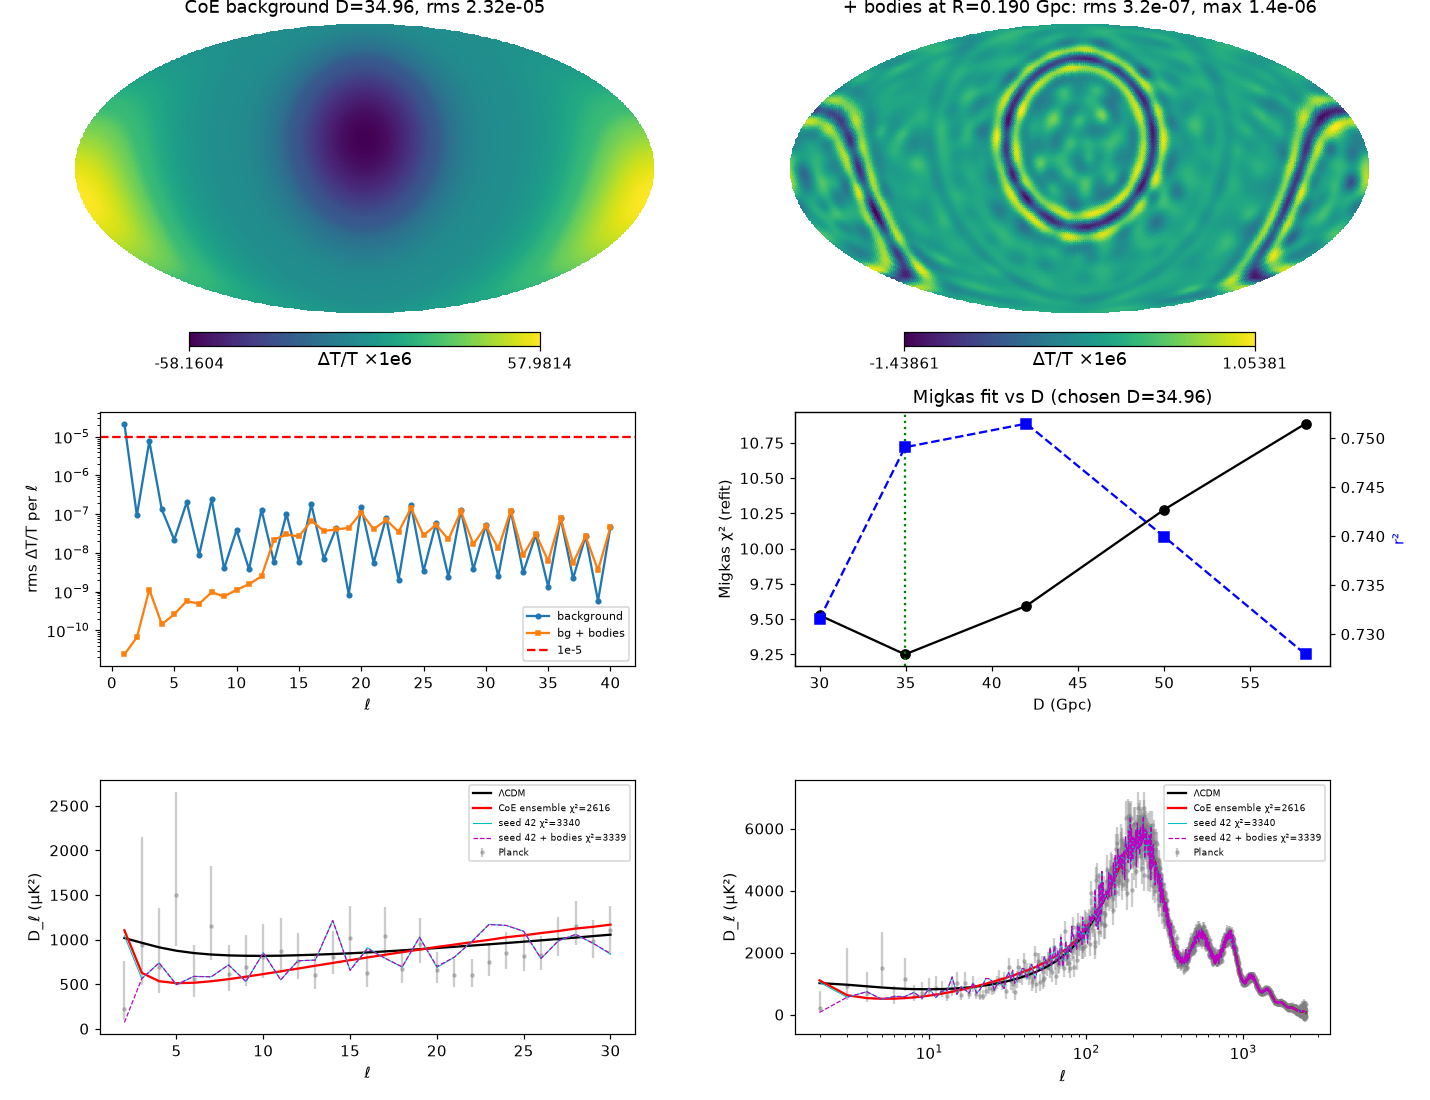

Python code for this plot:
# Phase2 summary figure. Args: P5_NPZ(field run) P6_TAG. Panels: background, residual (bg+bodies), per-l rms, Migkas D profile, TT low-l, TT full.
import sys,json,glob,numpy as np,healpy as hp,matplotlib;matplotlib.use('Agg');import matplotlib.pyplot as plt
O='/workspace/coepdf/joint_solve/phase2/';p5c,t6=(sys.argv[1:3]+['p5_c_p8.npz','p8'][len(sys.argv)-1:])[:2]
A=np.load(O+'p5_R0.18957_s2000_L12_M1e+14_f1.npz');Ja=json.load(open(O+'p5_R0.18957_s2000_L12_M1e+14_f1.json'));C=np.load(O+p5c);Z=np.load(O+f'p6_{t6}.npz');J6=json.load(open(O+f'p6_{t6}.json'))
fig=plt.figure(figsize=(13,10))
hp.mollview(A['B']*1e6,sub=(3,2,1),title=f"CoE background D=34.96, rms {A['B'].std():.2e}",unit='ΔT/T ×1e6',fig=fig.number)
hp.mollview((A['Resid']-A['Resid'].mean())*1e6,sub=(3,2,2),title=f"+ bodies at R=0.190 Gpc: rms {Ja['rms_resid']:.1e}, max {Ja['max_resid']:.1e}",unit='ΔT/T ×1e6',fig=fig.number)
a=fig.add_subplot(3,2,3);L=np.arange(1,41);a.semilogy(L,Ja['amp_bg'][1:41],'o-',ms=3,label='background');a.semilogy(L,np.maximum(Ja['amp_resid'][1:41],1e-13),'s-',ms=3,label='bg + bodies');a.axhline(1e-5,color='r',ls='--',label='1e-5');a.set_xlabel('ℓ');a.set_ylabel('rms ΔT/T per ℓ');a.legend(fontsize=7)
a=fig.add_subplot(3,2,4);Ds,X2,R2=[],[],[]
for f in sorted(glob.glob(O+'p1_migkas_D*.json'),key=lambda f:float(f.split('_D')[1][:-5])):
    j=list(json.load(open(f)).values())[0];Ds.append(float(f.split('_D')[1][:-5]));X2.append(j['chi2']);R2.append(j['r2_pearson'])
a.plot(Ds,X2,'ko-');a.set_xlabel('D (Gpc)');a.set_ylabel('Migkas χ² (refit)');a.axvline(34.96,color='g',ls=':');b=a.twinx();b.plot(Ds,R2,'bs--');b.set_ylabel('r²',color='b');a.set_title('Migkas fit vs D (chosen D=34.96)')
Pf,Lt=Z['Pf'],Z['Lt'];ll=np.arange(len(Z['D']));x=J6['mean']['l2_2500']['chi2_planck'];y=J6['seed42']['l2_2500']['chi2_planck'];yc=J6['seed42_comp']['l2_2500']['chi2_planck']
for k,(lo,hi,xs) in enumerate([(2,30,'linear'),(2,2500,'log')]):
    a=fig.add_subplot(3,2,5+k);s=(Pf[:,0]>=lo)&(Pf[:,0]<=hi);a.errorbar(Pf[s,0],Pf[s,1],[Pf[s,2],Pf[s,3]],fmt='o',color='grey',ms=2,alpha=0.4,zorder=0,label='Planck');r=slice(lo,hi+1)
    a.plot(ll[r],Lt[r],'k',label='ΛCDM');a.plot(ll[r],Z['D'][r],'r',label=f'CoE ensemble χ²={x:.0f}');a.plot(ll[r],Z['Dr'][r],'c',lw=.7,label=f'seed 42 χ²={y:.0f}');a.plot(ll[r],Z['Drc'][r],'m--',lw=.8,label=f'seed 42 + bodies χ²={yc:.0f}');a.set_xscale(xs);a.set_xlabel('ℓ');a.set_ylabel('D_ℓ (μK²)');a.legend(fontsize=6)
fig.subplots_adjust(hspace=0.45,wspace=0.3,left=0.07,right=0.93,top=0.96,bottom=0.06);fig.savefig(__file__.replace('.py','.png'),dpi=110);print('ok')
